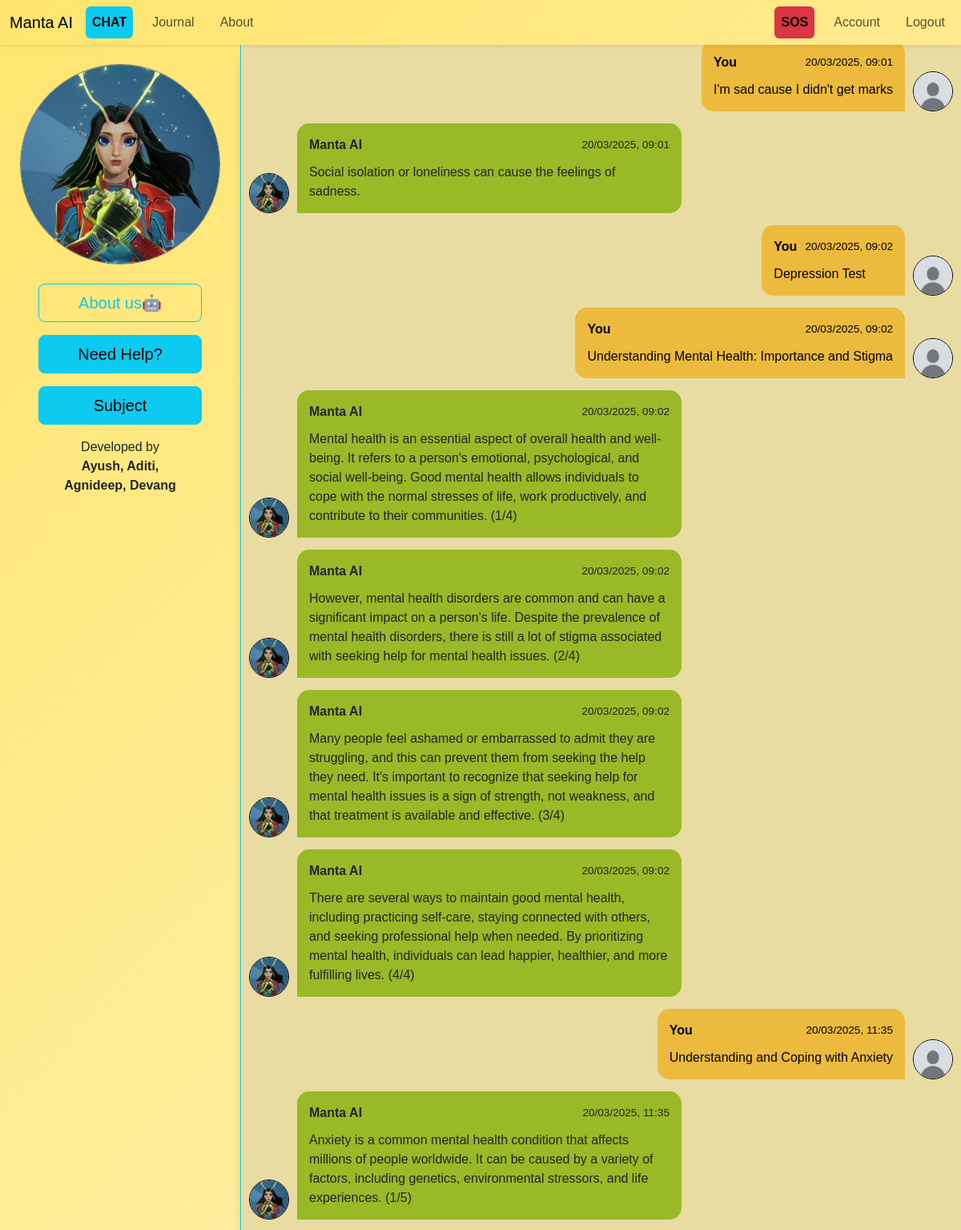
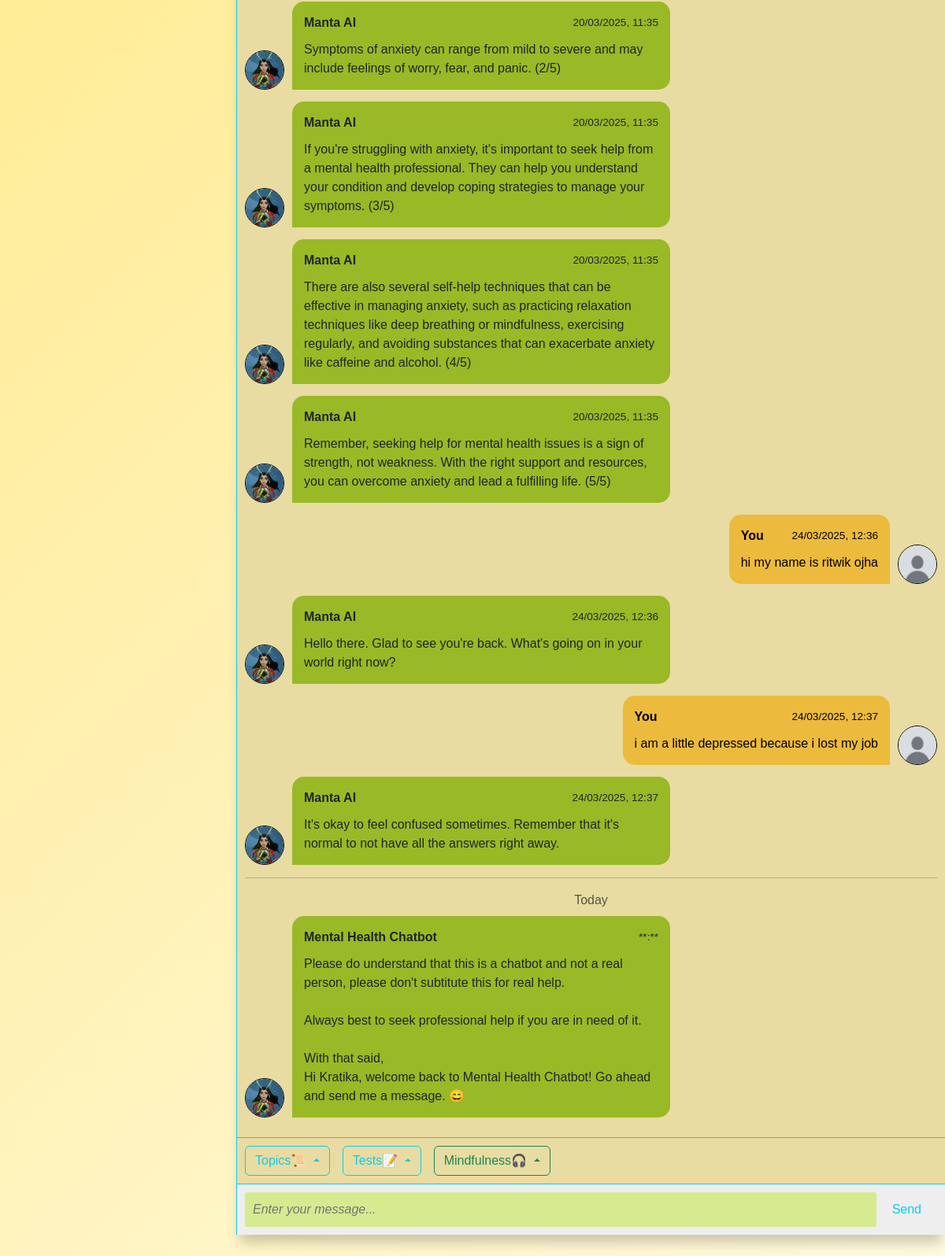
Page /chat (signed in) on the committed database (2 pictures, top to bottom).
### ChatbotWebsite/models.py (models this page shows, shortened)
class ChatMessage(db.Model):
    id = db.Column(db.Integer, primary_key=True)
    sender = db.Column(db.String(5), nullable=False)
    timestamp = db.Column(db.DateTime, nullable=False, default=datetime.now)
    message = db.Column(db.String(3000), nullable=False)
    user_id = db.Column(db.Integer, db.ForeignKey(
        'user.id'), nullable=False)  # Foreign key to User Class

class User(db.Model, UserMixin):
    id = db.Column(db.Integer, primary_key=True)
    username = db.Column(db.String(20), unique=True, nullable=False)
    email = db.Column(db.String(120), unique=True, nullable=False)
    password = db.Column(db.String(60), nullable=False)
    profile_image = db.Column(
        db.String(20), nullable=False, default='default.jpg')
    messages = db.relationship('ChatMessage', backref='user', lazy=True)
    journals = db.relationship('Journal', backref='user', lazy=True)

### ChatbotWebsite/chatbot/routes.py (the view)
@chatbot.route("/chat")
def chat():
    messages = None
    if current_user.is_authenticated:
        messages = ChatMessage.query.filter_by(user_id=current_user.id).all()
    return render_template(
        "chat/chat.html",
        title="Chat",
        topics=topics,
        messages=messages,
        tests=tests,
        mindfulness_exercises=mindfulness_exercises,
    )

### ChatbotWebsite/models.py (called while the page is built)
@login_manager.user_loader
def load_user(user_id):
    return User.query.get(int(user_id))

### ChatbotWebsite/templates/chat/chat.html (shortened to what this page needs)
{% extends 'layout.html'%} {%block style%}
<link
  rel="stylesheet"
  href="{{ url_for('static', filename='styles/chat.css') }}"
/>
{%endblock style%}
{% block content%}
<div id="chatbot" class="chatbot">
  <div id="chatbot-profile"  class="chatbot-profile">
    <img
      src="{{url_for('static',filename='images/chatbot.png')}}"
      id="chatbot-image"
      class="rounded-circle border border-secondary my-4 mx-auto d-block"
      style="width: 15.625rem; height: 15.625rem"
    />
    <div class="container d-grid gap-3 px-5">
      <a
        class="btn btn-outline-info btn-lg"
        href="{{url_for('main.about')}}"
      >
        About us🤖
      </a>
      <button type="button" class="btn btn-lg btn-info" data-bs-toggle="popover" data-bs-title="Help" data-bs-placement="top" data-bs-content="Start the conversation by typing a greeting or ask a question (E.g. What is Mental Health, What is the cause of depression). You can also select a specific topic, test or exercise through the tab above the text input box. Having trouble with the chatting? Avoid typo as this chatbot has built-in autocorrector, thank you!">Need Help?</button>
      <button type="button" class="btn btn-lg btn-info" data-bs-toggle="popover" data-bs-title="Subject List" data-bs-placement="bottom" data-bs-content="I talk about Mental Health, Addiction, Anxiety, Depression, Disorders, Feelings, Loneliness, Medication, Meditation, Mindfulness, Personal growth, Phobia, Self-care, Sleep, Stress, Suicide, Trauma and more.">Subject</button>
      <div class="text-center">
        Developed by <br><strong>Ayush, Aditi, <br>Agnideep, Devang</strong>
      </div>
    </div>
  </div>
  <div class="chat-area">
    <main id="main-chat" class="main-chat">
      {% if current_user.is_authenticated and messages %}
        {%for message in messages%}
          {%if message.sender == 'user'%}
            <div class="chat right-msg">
              <img src="{{url_for('static',filename='profile_images/'+current_user.profile_image)}}" class="chat-image"/>
              <div class="chat-bubble">
                <div class="chat-info">
                  <div class="chat-info-name">You</div>
                  <div class="chat-info-time">{{message.timestamp.strftime('%d/%m/%Y, %H:%M')}}</div>
                </div>
                <div class="chat-text">
                  {{message.message}}
                </div>
              </div>
            </div>
          {%else%}
            <div class="chat left-msg">
              <img src="{{url_for('static',filename='images/chatbot.png')}}" class="chat-image"/>
              <div class="chat-bubble">
                <div class="chat-info">
                  <div class="chat-info-name">Manta AI</div>
                  <div class="chat-info-time">{{message.timestamp.strftime('%d/%m/%Y, %H:%M')}}</div>
                </div>
                <div class="chat-text">
                  {{message.message}}
                </div>
              </div>
            </div>
          {%endif%}
        {%endfor%}
        <hr>
      {%endif%}
      <p class="text-muted text-center mb-2">Today</p>
      <div class="chat left-msg">
          <img src="{{url_for('static',filename='images/chatbot.png')}}" class="chat-image"/>
        <div class="chat-bubble">
          <div class="chat-info">
            <div class="chat-info-name">Mental Health Chatbot</div>
            <div class="chat-info-time">**:**</div>
          </div>
          {%if current_user.is_authenticated%}
            <div class="chat-text">
              Please do understand that this is a chatbot and not a real person, please don't subtitute this for real help.
              <br><br>
              Always best to seek professional help if you are in need of it.
              <br><br>
              With that said,
              <br>
              Hi {{current_user.username}}, welcome back to Mental Health Chatbot! Go ahead and send me a message. 😄
            </div>
          {%endif%}
        </div>
      </div>
    </main>
    <div>
      <div class="tools border-top border-info gap-3">
        <div class="btn-group dropup">
          <button type="button" class="btn btn-outline-info dropdown-toggle" data-bs-toggle="dropdown" aria-expanded="false">
            Topics📜
          </button>
        </div>
        <div class="btn-group dropup">
          <button type="button" class="btn btn-outline-info dropdown-toggle" data-bs-toggle="dropdown" aria-expanded="false">
            Tests📝
          </button>
        </div>
        <div class="btn-group dropup">
          <button type="button" class="btn btn-outline-success dropdown-toggle" data-bs-toggle="dropdown" aria-expanded="false">
            Mindfulness🎧
          </button>
        </div>
      </div>
      <form id="message-form" class="chat-inputarea" image_file={{ current_user.profile_image if current_user.is_authenticated else "default.jpg" }}>
        <input
          type="text"
          class="chat-input"
          id="textInput"
          autocomplete="off"
          placeholder="Enter your message..."
        />
        <button type="submit" class="btn btn-outline-info">Send</button>
      </form>
    </div>
  </div>
  {%endblock content%}

### ChatbotWebsite/static/styles/layout.css (style rules this page uses)
body { font-family: Arial, Helvetica, sans-serif; }

### ChatbotWebsite/static/styles/chat.css (style rules this page uses)
:root { --body-bg: linear-gradient(135deg, #ffe56f 0%, #fffae2 100%); --chat-bg: #E8DCA2; --border: 1px solid var(--bs-info); --img-border: 1px solid #000000; --left-msg-bg: #99B927; --right-msg-bg: #ECBA3D; }
html { box-sizing: border-box; }
body { display: flex; flex-direction: column; height: 100vh; background-image: var(--body-bg); }
img { max-width: 100%; max-height: 100%; border-radius: 50%; }
.chatbot { display: flex; flex-direction: row; width: 100%; height: 92%; }
.chatbot-profile { width: 25%; height: 100%; display: flex; flex-direction: column; }
.chat-area { display: flex; flex-direction: column; justify-content: space-between; width: 75%; height: 100%; border-left: var(--border); background: var(--chat-bg); box-shadow: 0 15px 15px -5px rgba(0, 0, 0, 0.2); line-height: 1.5; }
.main-chat { overflow-x: hidden; overflow-y: scroll; padding: 10px; }
.chat { display: flex; align-items: flex-end; margin-bottom: 15px; }
.chat-bubble { max-width: 480px; padding: 15px; border-radius: 15px; background: var(--left-msg-bg); }
.chat-info { display: flex; justify-content: space-between; align-items: center; margin-bottom: 10px; }
.chat-info-name { margin-right: 10px; font-weight: bold; }
.chat-info-time { font-size: 0.85em; }
.left-msg .chat-bubble { border-bottom-left-radius: 0; }
.right-msg { flex-direction: row-reverse; }
.right-msg .chat-bubble { background: var(--right-msg-bg); color: #000000; border-bottom-right-radius: 0; }
.right-msg .chat-image { margin: 0 0 0 10px; }
.tools { display: flex; padding: 10px; }
.chat-inputarea { display: flex; padding: 10px; border-top: var(--border); background: #eee; }
.chat-inputarea * { padding: 10px; margin-right: 10px; border: none; border-radius: 3px; font-size: 1em; }
.chat-input::placeholder { font-style: italic; }
.chat-input { flex: 1; background: #d6ea90; }
.chat-image { width: 50px; height: 50px; margin-right: 10px; background: #ddd; background-repeat: no-repeat; background-position: center; background-size: cover; border-radius: 50%; border: var(--img-border); }

### rows in the picture
ChatMessage: profile_image (placeholder picture), timestamp "20/03/2025, 09:01", message "I'm sad cause I didn't get marks"
ChatMessage: timestamp "20/03/2025, 09:01", message "Social isolation or loneliness can cause the feelings of sadness."
ChatMessage: profile_image (placeholder picture), timestamp "20/03/2025, 09:02", message "Depression Test"
ChatMessage: profile_image (placeholder picture), timestamp "20/03/2025, 09:02", message "Understanding Mental Health: Importance and Stigma"
ChatMessage: timestamp "20/03/2025, 09:02", message "Mental health is an essential aspect of overall health and well-being. It refers to a person's emotional, psychological, and social well-being. Good mental health allows individuals to cope with the normal stresses of life, work productively, and contribute to their communities. (1/4)"
ChatMessage: timestamp "20/03/2025, 09:02", message "However, mental health disorders are common and can have a significant impact on a person's life. Despite the prevalence of mental health disorders, there is still a lot of stigma associated with seeking help for mental health issues. (2/4)"
ChatMessage: timestamp "20/03/2025, 09:02", message "Many people feel ashamed or embarrassed to admit they are struggling, and this can prevent them from seeking the help they need. It's important to recognize that seeking help for mental health issues is a sign of strength, not weakness, and that treatment is available and effective. (3/4)"
ChatMessage: timestamp "20/03/2025, 09:02", message "There are several ways to maintain good mental health, including practicing self-care, staying connected with others, and seeking professional help when needed. By prioritizing mental health, individuals can lead happier, healthier, and more fulfilling lives. (4/4)"
ChatMessage: profile_image (placeholder picture), timestamp "20/03/2025, 11:35", message "Understanding and Coping with Anxiety"
ChatMessage: timestamp "20/03/2025, 11:35", message "Anxiety is a common mental health condition that affects millions of people worldwide. It can be caused by a variety of factors, including genetics, environmental stressors, and life experiences. (1/5)"
ChatMessage: timestamp "20/03/2025, 11:35", message "Symptoms of anxiety can range from mild to severe and may include feelings of worry, fear, and panic. (2/5)"
ChatMessage: timestamp "20/03/2025, 11:35", message "If you're struggling with anxiety, it's important to seek help from a mental health professional. They can help you understand your condition and develop coping strategies to manage your symptoms. (3/5)"
ChatMessage: timestamp "20/03/2025, 11:35", message "There are also several self-help techniques that can be effective in managing anxiety, such as practicing relaxation techniques like deep breathing or mindfulness, exercising regularly, and avoiding substances that can exacerbate anxiety like caffeine and alcohol. (4/5)"
ChatMessage: timestamp "20/03/2025, 11:35", message "Remember, seeking help for mental health issues is a sign of strength, not weakness. With the right support and resources, you can overcome anxiety and lead a fulfilling life. (5/5)"
ChatMessage: profile_image (placeholder picture), timestamp "24/03/2025, 12:36", message "hi my name is ritwik ojha"
ChatMessage: timestamp "24/03/2025, 12:36", message "Hello there. Glad to see you're back. What's going on in your world right now?"
ChatMessage: profile_image (placeholder picture), timestamp "24/03/2025, 12:37", message "i am a little depressed because i lost my job"
ChatMessage: timestamp "24/03/2025, 12:37", message "It's okay to feel confused sometimes. Remember that it's normal to not have all the answers right away."
User: username "Kratika"
